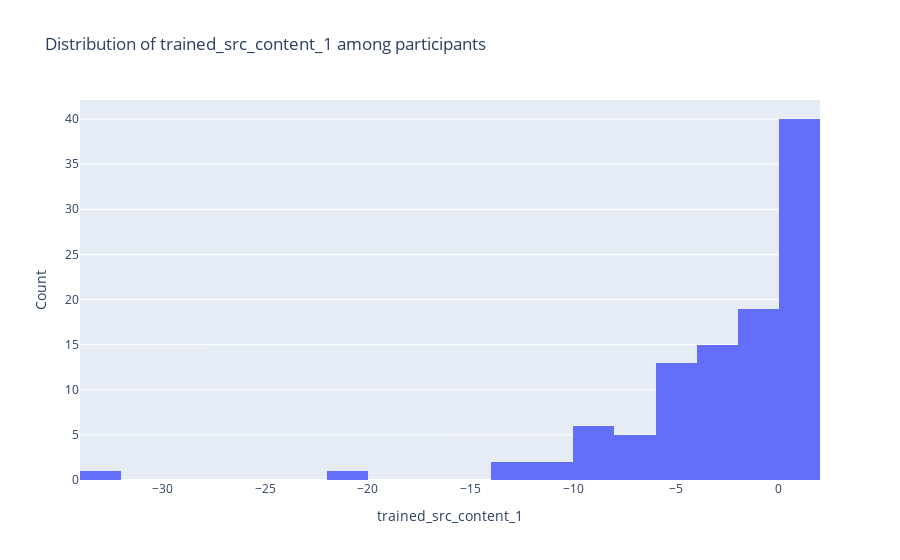

Notebook code cell kept with this figure:
### Code cell
fig = go.Figure(data=[go.Histogram(x=model_results["trained_src_content_1"])])
fig.update_layout(
    title_text='Distribution of trained_src_content_1 among participants', # title of plot
    xaxis_title_text='trained_src_content_1', # xaxis label
    yaxis_title_text='Count', # yaxis label
)
fig.show()

### Figure 1 — Plotly figure (JSON) as saved in the notebook; plotly's stock layout.template omitted (floating-point values rounded to 4 significant figures)
{"data": [{"type": "histogram", "x": [-5.298, -10.58, -5.151, -2.646, -1.892, -8.904, 0.9979, -0.2207, 0.8141, -0.4892, 0.9945, 0.9961, -3.284, 0.1421, 0.9674, -0.8642, -1.322, -0.7785, -1.203, 0.9551, -1.649, 0.961, 1.108, -2.579, 0.8481, 0.9897, -6.313, 0.9992, -3.946, -5.433, -0.5875, -2.932, -10.51, -0.08333, -9.033, -2.96, -0.5032, -8.877, 0.7407, 1.011, -4.131, -1.344, -8.281, -3.421, -7.869, 0.7896, -13.48, -7.11, -5.371, -3.884, -21.54, 0.9407, -5.195, 0.9034, -3.69, -32.14, 0.9404, -3.557, -4.558, 0.9561, 0.9743, 1.0, 1.052, -6.031, -0.4359, 1.045, -8.546, -3.587, 0.9911, -5.792, 0.9936, -0.05938, -12.52, 0.9887, 1.083, -5.35, 0.8291, 0.8042, 0.9059, 0.9945, -1.926, -5.78, 0.9852, -5.48, 1.073, -0.9242, -6.396, -2.957, 1.274, 0.9832, -5.688, -8.588, 0.8896, -4.454, -2.968, -3.066, 0.9996, -0.1652, -3.583, -0.7018, 0.9696, 0.2497, -0.7309, 0.9752]}], "layout": {"title": {"text": "Distribution of trained_src_content_1 among participants"}, "xaxis": {"title": {"text": "trained_src_content_1"}}, "yaxis": {"title": {"text": "Count"}}}}
